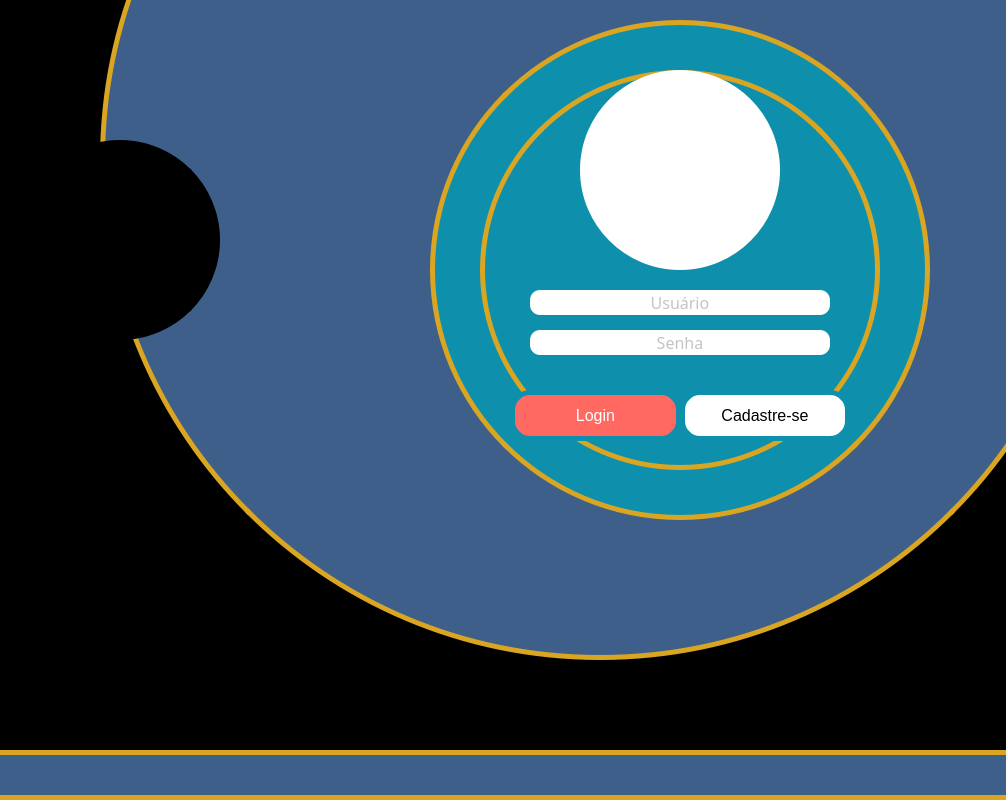
<?xml version="1.0" encoding="UTF-8"?>
<ui version="4.0">
 <class>mwLogin</class>
 <widget class="QMainWindow" name="mwLogin">
  <property name="windowModality">
   <enum>Qt::NonModal</enum>
  </property>
  <property name="geometry">
   <rect>
    <x>0</x>
    <y>0</y>
    <width>1006</width>
    <height>800</height>
   </rect>
  </property>
  <property name="windowTitle">
   <string>MainWindow</string>
  </property>
  <property name="styleSheet">
   <string notr="true">background-color: qlineargradient(spread:pad, x1:0.163, y1:0.5625, x2:0.888, y2:0.603273, stop:0.0918367 rgba(255, 239, 214, 255), stop:0.55102 rgba(255, 255, 255, 255));</string>
  </property>
  <property name="iconSize">
   <size>
    <width>25</width>
    <height>25</height>
   </size>
  </property>
  <property name="animated">
   <bool>true</bool>
  </property>
  <property name="documentMode">
   <bool>false</bool>
  </property>
  <property name="tabShape">
   <enum>QTabWidget::Rounded</enum>
  </property>
  <property name="dockNestingEnabled">
   <bool>false</bool>
  </property>
  <property name="unifiedTitleAndToolBarOnMac">
   <bool>false</bool>
  </property>
  <widget class="QWidget" name="wdgLgin">
   <layout class="QHBoxLayout" name="horizontalLayout">
    <property name="spacing">
     <number>0</number>
    </property>
    <property name="leftMargin">
     <number>0</number>
    </property>
    <property name="topMargin">
     <number>0</number>
    </property>
    <property name="rightMargin">
     <number>0</number>
    </property>
    <property name="bottomMargin">
     <number>0</number>
    </property>
    <item>
     <widget class="QStackedWidget" name="stkLogin">
      <property name="styleSheet">
       <string notr="true"/>
      </property>
      <property name="currentIndex">
       <number>0</number>
      </property>
      <widget class="QWidget" name="pgLogin">
       <property name="styleSheet">
        <string notr="true">
QWidget {
	background-color: #000000;
	
}

QFrame {
	background-color: rgb(140, 255, 196);
	background-color: #0E90AD;
}

</string>
       </property>
       <widget class="QFrame" name="frBordaCirculo">
        <property name="geometry">
         <rect>
          <x>430</x>
          <y>20</y>
          <width>500</width>
          <height>500</height>
         </rect>
        </property>
        <property name="focusPolicy">
         <enum>Qt::StrongFocus</enum>
        </property>
        <property name="contextMenuPolicy">
         <enum>Qt::NoContextMenu</enum>
        </property>
        <property name="styleSheet">
         <string notr="true">QFrame { 
	border-radius: 250px;
	border: 5px solid #DAA520
}</string>
        </property>
        <property name="frameShape">
         <enum>QFrame::NoFrame</enum>
        </property>
        <property name="frameShadow">
         <enum>QFrame::Raised</enum>
        </property>
        <widget class="QFrame" name="frCirculoImputs">
         <property name="geometry">
          <rect>
           <x>50</x>
           <y>50</y>
           <width>400</width>
           <height>400</height>
          </rect>
         </property>
         <property name="styleSheet">
          <string notr="true">border-radius: 200px;

</string>
         </property>
         <property name="frameShape">
          <enum>QFrame::StyledPanel</enum>
         </property>
         <property name="frameShadow">
          <enum>QFrame::Raised</enum>
         </property>
         <widget class="QLineEdit" name="leUsuario">
          <property name="geometry">
           <rect>
            <x>50</x>
            <y>220</y>
            <width>300</width>
            <height>25</height>
           </rect>
          </property>
          <property name="font">
           <font>
            <family>Roboto Slab</family>
            <pointsize>12</pointsize>
           </font>
          </property>
          <property name="focusPolicy">
           <enum>Qt::StrongFocus</enum>
          </property>
          <property name="layoutDirection">
           <enum>Qt::LeftToRight</enum>
          </property>
          <property name="styleSheet">
           <string notr="true">QLineEdit {
	border-radius: 10px;
	color: rgb(136, 138, 133);
	border-bottom-color: rgb(136, 138, 133);
	background-color: rgb(255, 255, 255);
}</string>
          </property>
          <property name="inputMethodHints">
           <set>Qt::ImhNone</set>
          </property>
          <property name="inputMask">
           <string/>
          </property>
          <property name="text">
           <string/>
          </property>
          <property name="frame">
           <bool>true</bool>
          </property>
          <property name="echoMode">
           <enum>QLineEdit::Normal</enum>
          </property>
          <property name="alignment">
           <set>Qt::AlignCenter</set>
          </property>
          <property name="placeholderText">
           <string>Usuário</string>
          </property>
         </widget>
         <widget class="QLineEdit" name="leSenha">
          <property name="geometry">
           <rect>
            <x>50</x>
            <y>260</y>
            <width>300</width>
            <height>25</height>
           </rect>
          </property>
          <property name="font">
           <font>
            <family>Roboto Slab</family>
            <pointsize>12</pointsize>
            <weight>50</weight>
            <bold>false</bold>
           </font>
          </property>
          <property name="focusPolicy">
           <enum>Qt::StrongFocus</enum>
          </property>
          <property name="styleSheet">
           <string notr="true">QLineEdit {
	border-radius: 10px;
	color: rgb(136, 138, 133);
	border-bottom-color: rgb(136, 138, 133);
	background-color: rgb(255, 255, 255);
}</string>
          </property>
          <property name="inputMethodHints">
           <set>Qt::ImhHiddenText|Qt::ImhNoAutoUppercase|Qt::ImhNoPredictiveText|Qt::ImhSensitiveData</set>
          </property>
          <property name="inputMask">
           <string/>
          </property>
          <property name="text">
           <string/>
          </property>
          <property name="frame">
           <bool>true</bool>
          </property>
          <property name="echoMode">
           <enum>QLineEdit::Password</enum>
          </property>
          <property name="alignment">
           <set>Qt::AlignCenter</set>
          </property>
          <property name="placeholderText">
           <string>Senha</string>
          </property>
         </widget>
         <widget class="QFrame" name="frAvatar">
          <property name="geometry">
           <rect>
            <x>100</x>
            <y>0</y>
            <width>200</width>
            <height>200</height>
           </rect>
          </property>
          <property name="styleSheet">
           <string notr="true">background-color: rgb(255, 255, 255);
border: 20px;
border-image: url(:/newPrefix/Imagens/002-graduated.png);
border-radius: 100px


</string>
          </property>
          <property name="frameShape">
           <enum>QFrame::StyledPanel</enum>
          </property>
          <property name="frameShadow">
           <enum>QFrame::Raised</enum>
          </property>
         </widget>
        </widget>
       </widget>
       <widget class="QFrame" name="frLogo">
        <property name="geometry">
         <rect>
          <x>50</x>
          <y>150</y>
          <width>131</width>
          <height>171</height>
         </rect>
        </property>
        <property name="styleSheet">
         <string notr="true">image: url(:/newPrefix/Imagens/nautilusIcone.png);
image: url(:/newPrefix/Imagens/nautilusIcone.png);
background-color: rgba(255, 255, 255, 0);


</string>
        </property>
        <property name="frameShape">
         <enum>QFrame::StyledPanel</enum>
        </property>
        <property name="frameShadow">
         <enum>QFrame::Raised</enum>
        </property>
       </widget>
       <widget class="QPushButton" name="pbCadastro">
        <property name="geometry">
         <rect>
          <x>680</x>
          <y>390</y>
          <width>170</width>
          <height>51</height>
         </rect>
        </property>
        <property name="sizeIncrement">
         <size>
          <width>0</width>
          <height>0</height>
         </size>
        </property>
        <property name="font">
         <font>
          <pointsize>12</pointsize>
          <weight>50</weight>
          <italic>false</italic>
          <bold>false</bold>
          <underline>false</underline>
          <strikeout>false</strikeout>
          <stylestrategy>PreferDefault</stylestrategy>
          <kerning>true</kerning>
         </font>
        </property>
        <property name="cursor">
         <cursorShape>ArrowCursor</cursorShape>
        </property>
        <property name="mouseTracking">
         <bool>false</bool>
        </property>
        <property name="tabletTracking">
         <bool>false</bool>
        </property>
        <property name="focusPolicy">
         <enum>Qt::StrongFocus</enum>
        </property>
        <property name="acceptDrops">
         <bool>false</bool>
        </property>
        <property name="toolTipDuration">
         <number>-1</number>
        </property>
        <property name="layoutDirection">
         <enum>Qt::LeftToRight</enum>
        </property>
        <property name="autoFillBackground">
         <bool>false</bool>
        </property>
        <property name="styleSheet">
         <string notr="true">QPushButton {
	border-radius: 20px;
	border: 5px solid #0E90AD;
	color: rgb(0, 0, 0);
	background-color: #ffffff;
}


QPushButton:hover {
	border-color:#ffffff;

}

QPushButton:pressed {
	background-color: rgb(170, 140, 140);
}
</string>
        </property>
        <property name="text">
         <string>Cadastre-se</string>
        </property>
        <property name="iconSize">
         <size>
          <width>35</width>
          <height>35</height>
         </size>
        </property>
        <property name="checkable">
         <bool>false</bool>
        </property>
        <property name="checked">
         <bool>false</bool>
        </property>
        <property name="autoRepeat">
         <bool>false</bool>
        </property>
        <property name="autoExclusive">
         <bool>false</bool>
        </property>
        <property name="autoDefault">
         <bool>false</bool>
        </property>
        <property name="default">
         <bool>false</bool>
        </property>
        <property name="flat">
         <bool>false</bool>
        </property>
       </widget>
       <widget class="QPushButton" name="pbLogin">
        <property name="geometry">
         <rect>
          <x>510</x>
          <y>390</y>
          <width>171</width>
          <height>51</height>
         </rect>
        </property>
        <property name="sizeIncrement">
         <size>
          <width>0</width>
          <height>0</height>
         </size>
        </property>
        <property name="font">
         <font>
          <pointsize>12</pointsize>
          <weight>50</weight>
          <italic>false</italic>
          <bold>false</bold>
          <underline>false</underline>
          <strikeout>false</strikeout>
          <stylestrategy>PreferDefault</stylestrategy>
          <kerning>true</kerning>
         </font>
        </property>
        <property name="cursor">
         <cursorShape>ArrowCursor</cursorShape>
        </property>
        <property name="mouseTracking">
         <bool>false</bool>
        </property>
        <property name="tabletTracking">
         <bool>false</bool>
        </property>
        <property name="focusPolicy">
         <enum>Qt::StrongFocus</enum>
        </property>
        <property name="acceptDrops">
         <bool>false</bool>
        </property>
        <property name="toolTipDuration">
         <number>-1</number>
        </property>
        <property name="layoutDirection">
         <enum>Qt::LeftToRight</enum>
        </property>
        <property name="autoFillBackground">
         <bool>false</bool>
        </property>
        <property name="styleSheet">
         <string notr="true">QPushButton {
	border-radius: 20px;
	color: rgb(255, 255, 255);
	background-color: #FF6961;
	border: 5px solid #0E90AD;
}


QPushButton:hover {
	border-color:#FF6961;
}

QPushButton:pressed {
	background-color: rgb(170, 140, 140);
}
</string>
        </property>
        <property name="text">
         <string>Login</string>
        </property>
        <property name="iconSize">
         <size>
          <width>25</width>
          <height>25</height>
         </size>
        </property>
        <property name="checkable">
         <bool>false</bool>
        </property>
        <property name="checked">
         <bool>false</bool>
        </property>
        <property name="autoRepeat">
         <bool>false</bool>
        </property>
        <property name="autoExclusive">
         <bool>false</bool>
        </property>
        <property name="autoDefault">
         <bool>false</bool>
        </property>
        <property name="default">
         <bool>false</bool>
        </property>
        <property name="flat">
         <bool>false</bool>
        </property>
       </widget>
       <widget class="QFrame" name="frGrandeAzul">
        <property name="geometry">
         <rect>
          <x>100</x>
          <y>-340</y>
          <width>1000</width>
          <height>1000</height>
         </rect>
        </property>
        <property name="styleSheet">
         <string notr="true">QFrame {
	background-color: #3E5F8A;
	border-radius: 500px;
	border: 5px solid #DAA520
}</string>
        </property>
        <property name="frameShape">
         <enum>QFrame::StyledPanel</enum>
        </property>
        <property name="frameShadow">
         <enum>QFrame::Raised</enum>
        </property>
       </widget>
       <widget class="QFrame" name="frCirculoImputs_2">
        <property name="geometry">
         <rect>
          <x>20</x>
          <y>140</y>
          <width>200</width>
          <height>200</height>
         </rect>
        </property>
        <property name="styleSheet">
         <string notr="true">background-color: rgb(0, 0, 0);
border-radius: 100px;
border: 3px solid ;
</string>
        </property>
        <property name="frameShape">
         <enum>QFrame::StyledPanel</enum>
        </property>
        <property name="frameShadow">
         <enum>QFrame::Raised</enum>
        </property>
       </widget>
       <widget class="QPushButton" name="pbFacebook">
        <property name="geometry">
         <rect>
          <x>930</x>
          <y>560</y>
          <width>50</width>
          <height>50</height>
         </rect>
        </property>
        <property name="sizeIncrement">
         <size>
          <width>0</width>
          <height>0</height>
         </size>
        </property>
        <property name="font">
         <font>
          <pointsize>12</pointsize>
          <weight>50</weight>
          <italic>false</italic>
          <bold>false</bold>
          <underline>false</underline>
          <strikeout>false</strikeout>
          <stylestrategy>PreferDefault</stylestrategy>
          <kerning>true</kerning>
         </font>
        </property>
        <property name="cursor">
         <cursorShape>ArrowCursor</cursorShape>
        </property>
        <property name="mouseTracking">
         <bool>false</bool>
        </property>
        <property name="tabletTracking">
         <bool>false</bool>
        </property>
        <property name="focusPolicy">
         <enum>Qt::StrongFocus</enum>
        </property>
        <property name="acceptDrops">
         <bool>false</bool>
        </property>
        <property name="toolTipDuration">
         <number>-1</number>
        </property>
        <property name="layoutDirection">
         <enum>Qt::LeftToRight</enum>
        </property>
        <property name="autoFillBackground">
         <bool>false</bool>
        </property>
        <property name="styleSheet">
         <string notr="true">QPushButton {
	border-radius: 25px;
	background-color: rgba(255, 255, 255, 0);
	
	border-image: url(:/newPrefix/Imagens/043-facebook-1.png);
}

QPushButton:hover {
	background-color: rgb(135,206,250);
}

QPushButton:pressed {
	background-color: rgb(170, 140, 140);
}

</string>
        </property>
        <property name="text">
         <string/>
        </property>
        <property name="iconSize">
         <size>
          <width>25</width>
          <height>25</height>
         </size>
        </property>
        <property name="checkable">
         <bool>false</bool>
        </property>
        <property name="checked">
         <bool>false</bool>
        </property>
        <property name="autoRepeat">
         <bool>false</bool>
        </property>
        <property name="autoExclusive">
         <bool>false</bool>
        </property>
        <property name="autoDefault">
         <bool>false</bool>
        </property>
        <property name="default">
         <bool>false</bool>
        </property>
        <property name="flat">
         <bool>false</bool>
        </property>
       </widget>
       <widget class="QPushButton" name="pbYouTube">
        <property name="geometry">
         <rect>
          <x>930</x>
          <y>680</y>
          <width>50</width>
          <height>50</height>
         </rect>
        </property>
        <property name="sizeIncrement">
         <size>
          <width>0</width>
          <height>0</height>
         </size>
        </property>
        <property name="font">
         <font>
          <pointsize>12</pointsize>
          <weight>50</weight>
          <italic>false</italic>
          <bold>false</bold>
          <underline>false</underline>
          <strikeout>false</strikeout>
          <stylestrategy>PreferDefault</stylestrategy>
          <kerning>true</kerning>
         </font>
        </property>
        <property name="cursor">
         <cursorShape>ArrowCursor</cursorShape>
        </property>
        <property name="mouseTracking">
         <bool>false</bool>
        </property>
        <property name="tabletTracking">
         <bool>false</bool>
        </property>
        <property name="focusPolicy">
         <enum>Qt::StrongFocus</enum>
        </property>
        <property name="acceptDrops">
         <bool>false</bool>
        </property>
        <property name="toolTipDuration">
         <number>-1</number>
        </property>
        <property name="layoutDirection">
         <enum>Qt::LeftToRight</enum>
        </property>
        <property name="autoFillBackground">
         <bool>false</bool>
        </property>
        <property name="styleSheet">
         <string notr="true">QPushButton {
	border-radius: 25px;
	background-color: rgba(255, 255, 255, 0);
	
	
	
	image: url(:/newPrefix/Imagens/002-youtube.png);
}

QPushButton:hover {
	background-color: rgb(255,182,193);
}

QPushButton:pressed {
	background-color: rgb(170, 140, 140);
}

</string>
        </property>
        <property name="text">
         <string/>
        </property>
        <property name="iconSize">
         <size>
          <width>25</width>
          <height>25</height>
         </size>
        </property>
        <property name="checkable">
         <bool>false</bool>
        </property>
        <property name="checked">
         <bool>false</bool>
        </property>
        <property name="autoRepeat">
         <bool>false</bool>
        </property>
        <property name="autoExclusive">
         <bool>false</bool>
        </property>
        <property name="autoDefault">
         <bool>false</bool>
        </property>
        <property name="default">
         <bool>false</bool>
        </property>
        <property name="flat">
         <bool>false</bool>
        </property>
       </widget>
       <widget class="QPushButton" name="pbTweeter">
        <property name="geometry">
         <rect>
          <x>930</x>
          <y>620</y>
          <width>50</width>
          <height>50</height>
         </rect>
        </property>
        <property name="sizeIncrement">
         <size>
          <width>0</width>
          <height>0</height>
         </size>
        </property>
        <property name="font">
         <font>
          <pointsize>12</pointsize>
          <weight>50</weight>
          <italic>false</italic>
          <bold>false</bold>
          <underline>false</underline>
          <strikeout>false</strikeout>
          <stylestrategy>PreferDefault</stylestrategy>
          <kerning>true</kerning>
         </font>
        </property>
        <property name="cursor">
         <cursorShape>ArrowCursor</cursorShape>
        </property>
        <property name="mouseTracking">
         <bool>false</bool>
        </property>
        <property name="tabletTracking">
         <bool>false</bool>
        </property>
        <property name="focusPolicy">
         <enum>Qt::StrongFocus</enum>
        </property>
        <property name="acceptDrops">
         <bool>false</bool>
        </property>
        <property name="toolTipDuration">
         <number>-1</number>
        </property>
        <property name="layoutDirection">
         <enum>Qt::LeftToRight</enum>
        </property>
        <property name="autoFillBackground">
         <bool>false</bool>
        </property>
        <property name="styleSheet">
         <string notr="true">QPushButton {
	border-radius: 25px;
	background-color: rgba(255, 255, 255, 0);
	image: url(:/newPrefix/Imagens/013-twitter-1.png);
}

QPushButton:hover {
	background-color: rgb(127,255,212);
}

QPushButton:pressed {
	background-color: rgb(170, 140, 140);
}

</string>
        </property>
        <property name="text">
         <string/>
        </property>
        <property name="iconSize">
         <size>
          <width>25</width>
          <height>25</height>
         </size>
        </property>
        <property name="checkable">
         <bool>false</bool>
        </property>
        <property name="checked">
         <bool>false</bool>
        </property>
        <property name="autoRepeat">
         <bool>false</bool>
        </property>
        <property name="autoExclusive">
         <bool>false</bool>
        </property>
        <property name="autoDefault">
         <bool>false</bool>
        </property>
        <property name="default">
         <bool>false</bool>
        </property>
        <property name="flat">
         <bool>false</bool>
        </property>
       </widget>
       <widget class="QFrame" name="frBarraBaixoAzul">
        <property name="geometry">
         <rect>
          <x>-20</x>
          <y>750</y>
          <width>1051</width>
          <height>50</height>
         </rect>
        </property>
        <property name="styleSheet">
         <string notr="true">QFrame {
	background-color: #3E5F8A;
	border-radius: 500px;
	border: 5px solid #DAA520
}</string>
        </property>
        <property name="frameShape">
         <enum>QFrame::StyledPanel</enum>
        </property>
        <property name="frameShadow">
         <enum>QFrame::Raised</enum>
        </property>
       </widget>
       <zorder>frGrandeAzul</zorder>
       <zorder>frCirculoImputs_2</zorder>
       <zorder>frBordaCirculo</zorder>
       <zorder>frLogo</zorder>
       <zorder>pbCadastro</zorder>
       <zorder>pbLogin</zorder>
       <zorder>pbFacebook</zorder>
       <zorder>pbYouTube</zorder>
       <zorder>pbTweeter</zorder>
       <zorder>frBarraBaixoAzul</zorder>
      </widget>
     </widget>
    </item>
   </layout>
  </widget>
 </widget>
 <resources>
  <include location="login.qrc"/>
 </resources>
 <connections/>
</ui>
